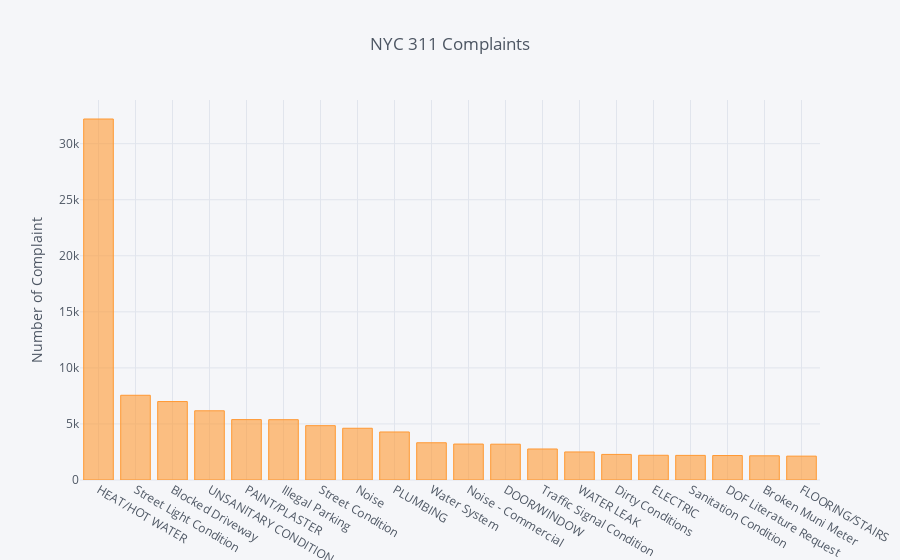

Notebook code for this chart:
### Code cell
series.iplot(kind='bar', yTitle='Number of Complaint', title='NYC 311 Complaints', filename='cufflinks bar chart')

### Figure 1 — Plotly figure (JSON) as saved in the notebook; plotly's stock layout.template omitted (floating-point values rounded to 4 significant figures)
{"data": [{"marker": {"color": "rgba(255, 153, 51, 0.6)", "line": {"color": "rgba(255, 153, 51, 1.0)", "width": 1}}, "name": "Complaint Type", "orientation": "v", "text": "", "type": "bar", "uid": "2c7dcb55-def7-4934-8493-b087076baa19", "x": ["HEAT/HOT WATER", "Street Light Condition", "Blocked Driveway", "UNSANITARY CONDITION", "PAINT/PLASTER", "Illegal Parking", "Street Condition", "Noise", "PLUMBING", "Water System", "Noise - Commercial", "DOOR/WINDOW", "Traffic Signal Condition", "WATER LEAK", "Dirty Conditions", "ELECTRIC", "Sanitation Condition", "DOF Literature Request", "Broken Muni Meter", "FLOORING/STAIRS"], "y": [32202, 7558, 6997, 6174, 5388, 5381, 4847, 4615, 4284, 3323, 3206, 3194, 2766, 2501, 2283, 2205, 2195, 2183, 2159, 2129]}], "layout": {"legend": {"bgcolor": "#F5F6F9", "font": {"color": "#4D5663"}}, "paper_bgcolor": "#F5F6F9", "plot_bgcolor": "#F5F6F9", "title": {"font": {"color": "#4D5663"}, "text": "NYC 311 Complaints"}, "xaxis": {"gridcolor": "#E1E5ED", "showgrid": true, "tickfont": {"color": "#4D5663"}, "title": {"font": {"color": "#4D5663"}, "text": ""}, "zerolinecolor": "#E1E5ED"}, "yaxis": {"gridcolor": "#E1E5ED", "showgrid": true, "tickfont": {"color": "#4D5663"}, "title": {"font": {"color": "#4D5663"}, "text": "Number of Complaint"}, "zerolinecolor": "#E1E5ED"}}}
